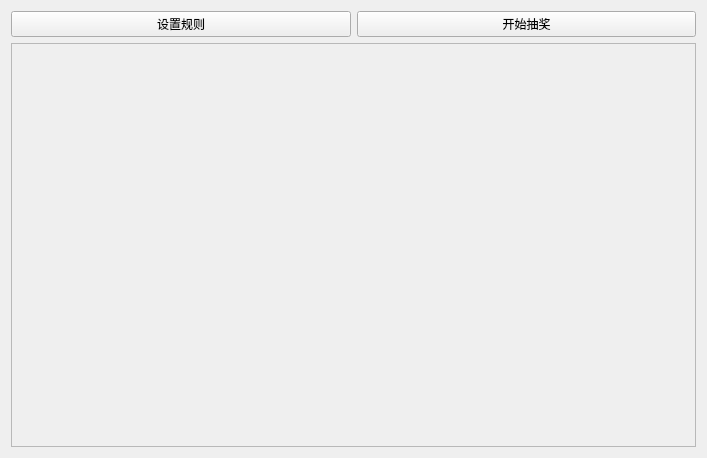
<?xml version="1.0" encoding="UTF-8"?>
<ui version="4.0">
 <class>Form</class>
 <widget class="QWidget" name="Form">
  <property name="geometry">
   <rect>
    <x>0</x>
    <y>0</y>
    <width>707</width>
    <height>458</height>
   </rect>
  </property>
  <property name="windowTitle">
   <string>Form</string>
  </property>
  <layout class="QGridLayout" name="gridLayout">
   <item row="0" column="0">
    <widget class="QPushButton" name="btn_setrule">
     <property name="text">
      <string>设置规则</string>
     </property>
    </widget>
   </item>
   <item row="0" column="1">
    <widget class="QPushButton" name="btn_start">
     <property name="text">
      <string>开始抽奖</string>
     </property>
    </widget>
   </item>
   <item row="1" column="0" colspan="2">
    <widget class="QScrollArea" name="scrollArea">
     <property name="widgetResizable">
      <bool>true</bool>
     </property>
     <widget class="QWidget" name="scrollAreaWidgetContents">
      <property name="geometry">
       <rect>
        <x>0</x>
        <y>0</y>
        <width>687</width>
        <height>408</height>
       </rect>
      </property>
     </widget>
    </widget>
   </item>
  </layout>
 </widget>
 <resources/>
 <connections/>
</ui>
